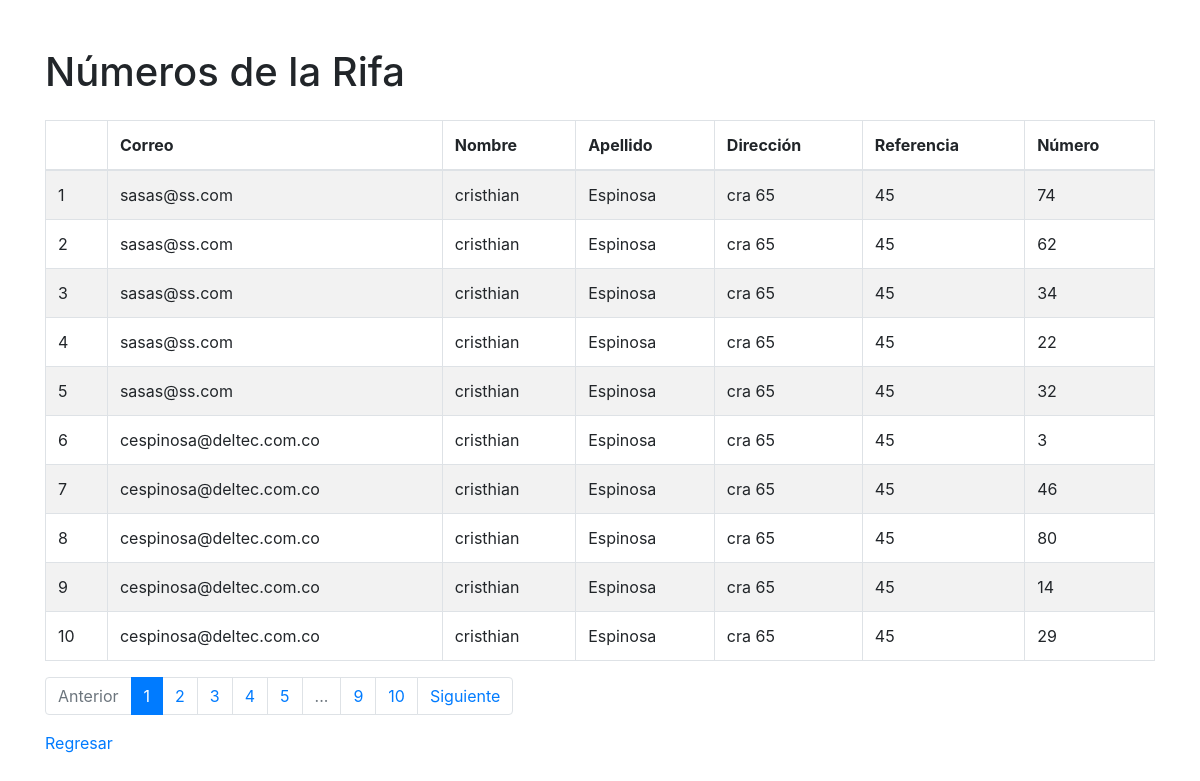
Screenshot of /ver_numeros with the database file from the repository.
### app.py (models this page shows)
class RaffleNumber(db.Model):
    id = db.Column(db.Integer, primary_key=True)
    number = db.Column(db.Integer, unique=True, nullable=False)
    person_id = db.Column(db.Integer, db.ForeignKey('person.id'), nullable=False)

class Person(db.Model):
    id = db.Column(db.Integer, primary_key=True)
    first_name = db.Column(db.String(50), nullable=False)
    last_name = db.Column(db.String(50), nullable=False)
    address = db.Column(db.String(200), nullable=False)
    reference_number = db.Column(db.String(100), nullable=False)
    email = db.Column(db.String(120), nullable=False)
    raffle_numbers = db.relationship('RaffleNumber', backref='person', lazy=True)

### app.py (the view)
@app.route('/ver_numeros')
@app.route('/ver_numeros/<int:page>')
def ver_numeros(page=1):
    per_page = 10
    numeros_paginados = RaffleNumber.query.paginate(page=page, per_page=per_page, error_out=False)
    return render_template('ver_numeros.html', numeros_paginados=numeros_paginados)

### templates/ver_numeros.html (shortened to what this page needs)
<!doctype html>
<html lang="en">
  <head>
    <link rel="stylesheet" href="https://stackpath.bootstrapcdn.com/bootstrap/4.5.2/css/bootstrap.min.css">
  </head>
  <body>
    <div class="container mt-5">
      <h1 class="mb-4">Números de la Rifa</h1>
      <div class="table-responsive">
        <table class="table table-bordered table-striped">
          <thead>
            <tr>
              <th></th>
              <th>Correo</th>
              <th>Nombre</th>
              <th>Apellido</th>
              <th>Dirección</th>
              <th>Referencia</th>
              <th>Número</th>
            </tr>
          </thead>
          <tbody>
            {% for numero in numeros_paginados.items %}
              <tr>
                <td>{{ loop.index + (numeros_paginados.page - 1) * numeros_paginados.per_page }}</td>
                <td>{{ numero.person.email }}</td>
                <td>{{ numero.person.first_name }}</td>
                <td>{{ numero.person.last_name }}</td>
                <td>{{ numero.person.address }}</td>
                <td>{{ numero.person.reference_number }}</td>
                <td>{{ numero.number }}</td>
              </tr>
            {% endfor %}
          </tbody>
        </table>
      </div>
      <nav aria-label="Page navigation">
        <ul class="pagination">
          {% if numeros_paginados.has_prev %}
            <li class="page-item"><a class="page-link" href="{{ url_for('ver_numeros', page=numeros_paginados.prev_num) }}">Anterior</a></li>
          {% else %}
            <li class="page-item disabled"><a class="page-link" href="#">Anterior</a></li>
          {% endif %}
          {% for page_num in numeros_paginados.iter_pages() %}
            {% if page_num %}
              {% if page_num == numeros_paginados.page %}
                <li class="page-item active"><a class="page-link" href="#">{{ page_num }}</a></li>
              {% else %}
                <li class="page-item"><a class="page-link" href="{{ url_for('ver_numeros', page=page_num) }}">{{ page_num }}</a></li>
              {% endif %}
            {% else %}
              <li class="page-item disabled"><a class="page-link" href="#">...</a></li>
            {% endif %}
          {% endfor %}
          {% if numeros_paginados.has_next %}
            <li class="page-item"><a class="page-link" href="{{ url_for('ver_numeros', page=numeros_paginados.next_num) }}">Siguiente</a></li>
          {% else %}
            <li class="page-item disabled"><a class="page-link" href="#">Siguiente</a></li>
          {% endif %}
        </ul>
      </nav>
      <a href="{{ url_for('index') }}">Regresar</a>
    </div>
  </body>
</html>

### rows the page displays
RaffleNumber: person.email "sasas@ss.com", person.first_name "cristhian", person.last_name "Espinosa", person.address "cra 65", person.reference_number "45", number "74"
RaffleNumber: person.email "sasas@ss.com", person.first_name "cristhian", person.last_name "Espinosa", person.address "cra 65", person.reference_number "45", number "62"
RaffleNumber: person.email "sasas@ss.com", person.first_name "cristhian", person.last_name "Espinosa", person.address "cra 65", person.reference_number "45", number "34"
RaffleNumber: person.email "sasas@ss.com", person.first_name "cristhian", person.last_name "Espinosa", person.address "cra 65", person.reference_number "45", number "22"
RaffleNumber: person.email "sasas@ss.com", person.first_name "cristhian", person.last_name "Espinosa", person.address "cra 65", person.reference_number "45", number "32"
RaffleNumber: person.email "cespinosa@deltec.com.co", person.first_name "cristhian", person.last_name "Espinosa", person.address "cra 65", person.reference_number "45", number "3"
RaffleNumber: person.email "cespinosa@deltec.com.co", person.first_name "cristhian", person.last_name "Espinosa", person.address "cra 65", person.reference_number "45", number "46"
RaffleNumber: person.email "cespinosa@deltec.com.co", person.first_name "cristhian", person.last_name "Espinosa", person.address "cra 65", person.reference_number "45", number "80"
RaffleNumber: person.email "cespinosa@deltec.com.co", person.first_name "cristhian", person.last_name "Espinosa", person.address "cra 65", person.reference_number "45", number "14"
RaffleNumber: person.email "cespinosa@deltec.com.co", person.first_name "cristhian", person.last_name "Espinosa", person.address "cra 65", person.reference_number "45", number "29"

### other values shown
{{ page_num }} "1"
{{ page_num }} "2" "3" "4" "5" "9" "10"
